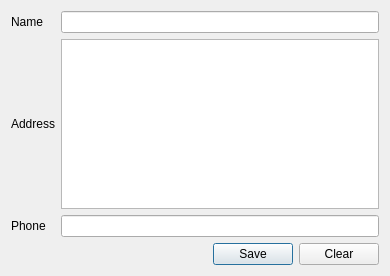
<?xml version="1.0" encoding="UTF-8"?>
<ui version="4.0">
 <class>CreateAgentDialog</class>
 <widget class="QDialog" name="CreateAgentDialog">
  <property name="geometry">
   <rect>
    <x>0</x>
    <y>0</y>
    <width>390</width>
    <height>276</height>
   </rect>
  </property>
  <property name="windowTitle">
   <string>Create Agent</string>
  </property>
  <property name="sizeGripEnabled">
   <bool>false</bool>
  </property>
  <property name="modal">
   <bool>false</bool>
  </property>
  <layout class="QGridLayout" name="gridLayout_2">
   <item row="0" column="0" colspan="3">
    <layout class="QGridLayout" name="gridLayout">
     <item row="0" column="0">
      <widget class="QLabel" name="label">
       <property name="text">
        <string>Name</string>
       </property>
      </widget>
     </item>
     <item row="0" column="1">
      <widget class="QLineEdit" name="nameEdit"/>
     </item>
     <item row="2" column="0">
      <widget class="QLabel" name="label_2">
       <property name="text">
        <string>Address</string>
       </property>
      </widget>
     </item>
     <item row="3" column="0">
      <widget class="QLabel" name="label_3">
       <property name="text">
        <string>Phone</string>
       </property>
      </widget>
     </item>
     <item row="3" column="1">
      <widget class="QLineEdit" name="phoneEdit"/>
     </item>
     <item row="2" column="1">
      <widget class="QTextEdit" name="addressEdit">
       <property name="tabChangesFocus">
        <bool>true</bool>
       </property>
      </widget>
     </item>
    </layout>
   </item>
   <item row="1" column="0">
    <spacer name="horizontalSpacer">
     <property name="orientation">
      <enum>Qt::Horizontal</enum>
     </property>
     <property name="sizeHint" stdset="0">
      <size>
       <width>242</width>
       <height>20</height>
      </size>
     </property>
    </spacer>
   </item>
   <item row="1" column="1">
    <widget class="QPushButton" name="saveButton">
     <property name="text">
      <string>Save</string>
     </property>
    </widget>
   </item>
   <item row="1" column="2">
    <widget class="QPushButton" name="clearButton">
     <property name="text">
      <string>Clear</string>
     </property>
    </widget>
   </item>
  </layout>
 </widget>
 <tabstops>
  <tabstop>nameEdit</tabstop>
  <tabstop>addressEdit</tabstop>
  <tabstop>phoneEdit</tabstop>
  <tabstop>saveButton</tabstop>
  <tabstop>clearButton</tabstop>
 </tabstops>
 <resources/>
 <connections>
  <connection>
   <sender>clearButton</sender>
   <signal>clicked()</signal>
   <receiver>phoneEdit</receiver>
   <slot>clear()</slot>
   <hints>
    <hint type="sourcelabel">
     <x>352</x>
     <y>256</y>
    </hint>
    <hint type="destinationlabel">
     <x>170</x>
     <y>229</y>
    </hint>
   </hints>
  </connection>
  <connection>
   <sender>clearButton</sender>
   <signal>clicked()</signal>
   <receiver>addressEdit</receiver>
   <slot>clear()</slot>
   <hints>
    <hint type="sourcelabel">
     <x>359</x>
     <y>266</y>
    </hint>
    <hint type="destinationlabel">
     <x>226</x>
     <y>144</y>
    </hint>
   </hints>
  </connection>
  <connection>
   <sender>clearButton</sender>
   <signal>clicked()</signal>
   <receiver>nameEdit</receiver>
   <slot>clear()</slot>
   <hints>
    <hint type="sourcelabel">
     <x>373</x>
     <y>250</y>
    </hint>
    <hint type="destinationlabel">
     <x>242</x>
     <y>14</y>
    </hint>
   </hints>
  </connection>
 </connections>
</ui>
